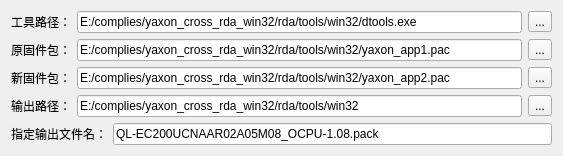
<?xml version="1.0" encoding="UTF-8"?>
<ui version="4.0">
 <class>EC200UConfigure</class>
 <widget class="QWidget" name="EC200UConfigure">
  <property name="geometry">
   <rect>
    <x>0</x>
    <y>0</y>
    <width>563</width>
    <height>152</height>
   </rect>
  </property>
  <property name="windowTitle">
   <string>Form</string>
  </property>
  <layout class="QGridLayout" name="gridLayout">
   <item row="0" column="0">
    <layout class="QHBoxLayout" name="horizontalLayout">
     <item>
      <widget class="QLabel" name="label">
       <property name="text">
        <string>工具路径：</string>
       </property>
      </widget>
     </item>
     <item>
      <widget class="QLineEdit" name="toolPathLineEdit">
       <property name="text">
        <string>E:/complies/yaxon_cross_rda_win32/rda/tools/win32/dtools.exe</string>
       </property>
      </widget>
     </item>
     <item>
      <widget class="QToolButton" name="toolPathButton">
       <property name="text">
        <string>...</string>
       </property>
      </widget>
     </item>
    </layout>
   </item>
   <item row="1" column="0">
    <layout class="QHBoxLayout" name="horizontalLayout_2">
     <item>
      <widget class="QLabel" name="label_2">
       <property name="text">
        <string>原固件包：</string>
       </property>
      </widget>
     </item>
     <item>
      <widget class="QLineEdit" name="oldPacketLineEdit">
       <property name="text">
        <string>E:/complies/yaxon_cross_rda_win32/rda/tools/win32/yaxon_app1.pac</string>
       </property>
      </widget>
     </item>
     <item>
      <widget class="QToolButton" name="oldPacketButton">
       <property name="text">
        <string>...</string>
       </property>
      </widget>
     </item>
    </layout>
   </item>
   <item row="2" column="0">
    <layout class="QHBoxLayout" name="horizontalLayout_3">
     <item>
      <widget class="QLabel" name="label_3">
       <property name="text">
        <string>新固件包：</string>
       </property>
      </widget>
     </item>
     <item>
      <widget class="QLineEdit" name="newPacketLineEdit">
       <property name="text">
        <string>E:/complies/yaxon_cross_rda_win32/rda/tools/win32/yaxon_app2.pac</string>
       </property>
      </widget>
     </item>
     <item>
      <widget class="QToolButton" name="newPacketButton">
       <property name="text">
        <string>...</string>
       </property>
      </widget>
     </item>
    </layout>
   </item>
   <item row="3" column="0">
    <layout class="QHBoxLayout" name="horizontalLayout_4">
     <item>
      <widget class="QLabel" name="label_4">
       <property name="text">
        <string>输出路径：</string>
       </property>
      </widget>
     </item>
     <item>
      <widget class="QLineEdit" name="outputDirLineEdit">
       <property name="text">
        <string>E:/complies/yaxon_cross_rda_win32/rda/tools/win32</string>
       </property>
      </widget>
     </item>
     <item>
      <widget class="QToolButton" name="outputDirButton">
       <property name="text">
        <string>...</string>
       </property>
      </widget>
     </item>
    </layout>
   </item>
   <item row="4" column="0">
    <layout class="QHBoxLayout" name="horizontalLayout_6">
     <item>
      <widget class="QLabel" name="label_5">
       <property name="text">
        <string>指定输出文件名：</string>
       </property>
      </widget>
     </item>
     <item>
      <widget class="QLineEdit" name="outputNameLineEdit">
       <property name="text">
        <string>QL-EC200UCNAAR02A05M08_OCPU-1.08.pack</string>
       </property>
      </widget>
     </item>
    </layout>
   </item>
  </layout>
 </widget>
 <resources/>
 <connections/>
</ui>
